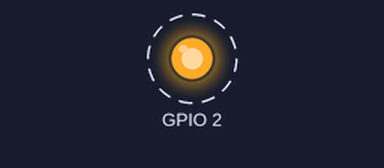
A sketch run on a simulated ESP32. Parts: output pins drawn as LEDs (lit = HIGH). Dashed ring = blinking. What the sketch prints to the serial monitor is not drawn.

Above: at 0.2 s.
Timing chart, 0 to 3.0 s (numbered marks = the images above):
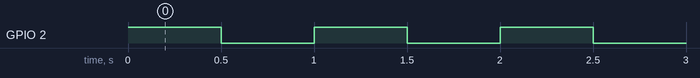

Measured:
- by itself, GPIO 2: alternates HIGH for 0.50 s and LOW for 0.50 s

The sketch:

test_esp32.ino
```cpp
void setup() {
  Serial.begin(115200);
  pinMode(2, OUTPUT);
}

void loop() {
  digitalWrite(2, HIGH);
  Serial.println("ESP32 OK");
  delay(500);
  digitalWrite(2, LOW);
  delay(500);
}
```
